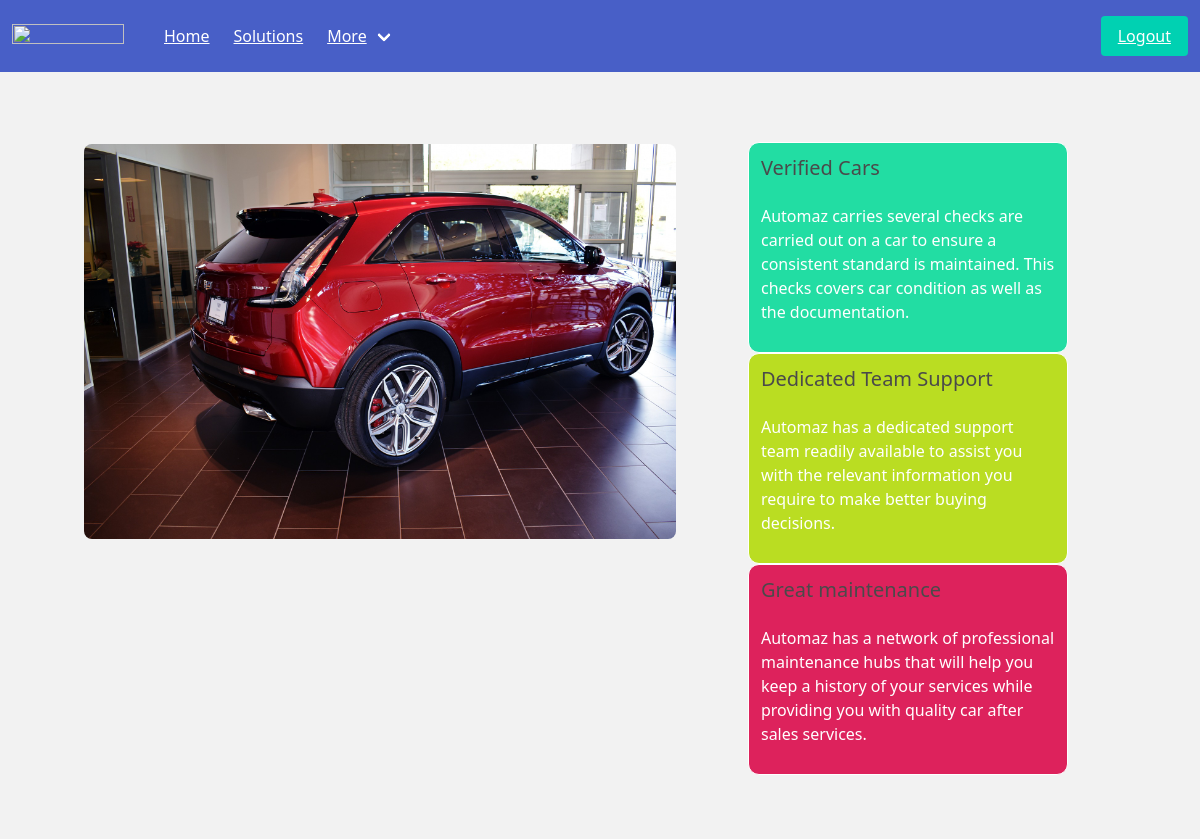
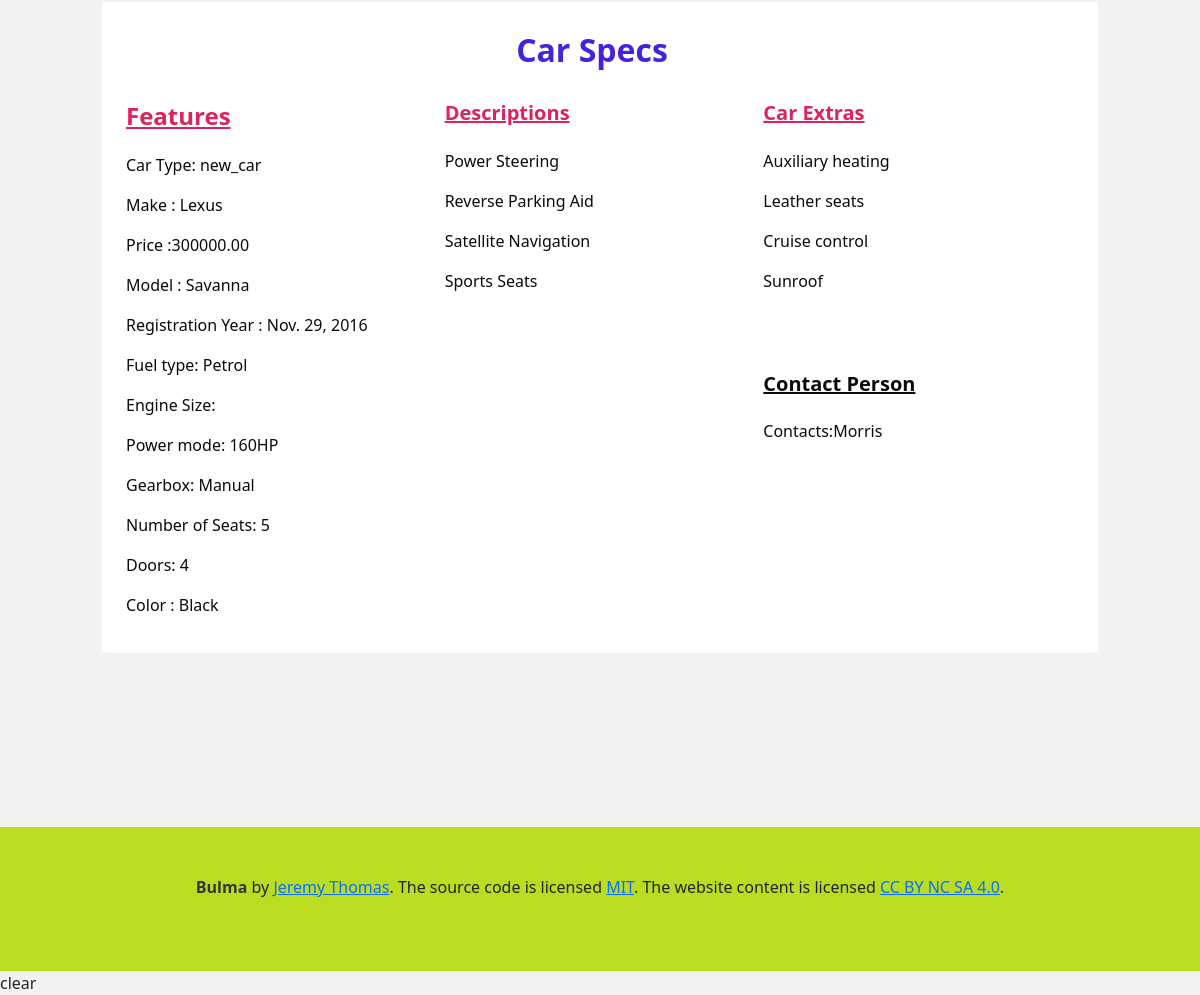
Page /cars/car/1 (signed in) on the committed database (2 pictures, top to bottom).
### car_fleet/models.py (models this page shows, shortened)
class Car(models.Model):
    custom_user = models.ForeignKey(CustomUser, on_delete=models.CASCADE)
    car_image = models.ImageField(upload_to ='motors', default='race.jpg')
    car_category = models.ForeignKey(Category, null=True, on_delete=models.CASCADE)
    make = models.CharField(max_length=255, choices=CAR_MAKES)
    price = models.DecimalField(max_digits=10,decimal_places=2)
    model_type = models.CharField(max_length= 255, choices=CAR_MANUFACTURER)
    release_year = models.DateField(null=True)
    fuel = models.CharField(max_length=255)
    engine_mode_size = models.CharField(max_length=255)
    power = models.CharField(max_length=255)
    gearbox = models.CharField(max_length=255)
    number_of_seats = models.IntegerField()
    doors = models.IntegerField()
    color = models.CharField(max_length=255)
    description = models.ManyToManyField(Description)
    extra =  models.ManyToManyField(CarExtra)
    slug = models.SlugField(null=True)
    contact = models.ForeignKey(Contact,on_delete=models.CASCADE, null=True)
    class Meta:
        ordering = ["-make"]

class Category(models.Model):
    name = models.CharField(max_length=255, choices=CAR_CATEGORY, default='used_car')
    slug = models.SlugField(null=True, unique= True)
    def __str__(self):
        return self.name

class Description(models.Model):
    desc_1 = models.CharField(max_length=255)
    desc_2 = models.CharField(max_length=255)
    desc_3 = models.CharField(max_length=255)
    desc_4 = models.CharField(max_length=255)
    desc_5 = models.CharField(max_length=255)

class CarExtra(models.Model):
    extra_1 = models.CharField(max_length= 30)
    extra_2 = models.CharField(max_length= 30)
    extra_3 = models.CharField(max_length= 30)
    extra_4 = models.CharField(max_length= 30)

class Contact(models.Model):
    dealer_name = models.CharField(max_length=30)
    phone_number = PhoneNumberField()
    def __str__(self):
        return '%s'% (self.dealer_name)

### car_fleet/views.py (the view)
# urls.py: path('car/<int:pk>',CarDetailAccessView.as_view(), name='car'),
class CarDetailAccessView(LoginRequiredMixin, DetailView):
    model = Car
    template_name ='pages/car_detail.html'
    success_url = 'home'

### accounts/templates/pages/car_detail.html
{% extends 'main.html' %}
{% load humanize %}
{% block content %}
<section class='section is-medium'>
  <div class="container is-fullhd">
    <div class="columns">
      <div class="column is-7 is-mobile">
        <figure class="image">
          <img src ="{{object.car_image.url}}" style="border-radius:8px; heigth:50px; width:100%;" />
        </figure>
      </div>
      <div class="column is-auto">
        {% include 'search/extras.html' %}
      </div>
    </div>
  </div>
  <div class="container is-fullhd" style="padding:30px;">
    <div class="notification is-white">
      <h3 class="title is-3" style="text-align:center; padding:10px;color:#4522DD;">Car Specs</h3>
      <div class="columns">
      <div class="column is-4">
        <h4 class="title is-4" style="text-decoration:underline;color:#DD225C;">Features</h4>
        <p>Car Type: {{object.car_category}}</p>
          <p>Make : {{object.make}}</p>
          <p>Price :{{object.price}}</p>
          <p>Model : {{object.model_type}}</p>
          <p>Registration Year : {{object.release_year}}</p>
          <p>Fuel type: {{object.fuel}}</p>
          <p>Engine Size: {{object.engine_mode}}</p>
          <p>Power mode: {{object.power}}</p>
          <p>Gearbox: {{object.gearbox}}</p>
          <p>Number of Seats: {{object.number_of_seats}}</p>
          <p>Doors: {{object.doors}}</p>
          <p>Color : {{object.color}}</p>
      </div>
      <div class="column is-4">
        <h5 class="title is-5" style="text-decoration:underline;color:#DD225C;">Descriptions</h5>
        {% for e in object.description.all %}
           <p>{{e.desc_1}}</p>
           <p>{{e.desc_2}}</p>
           <p>{{e.desc_3}}</p>
           <p>{{e.desc_4}}</p>
          {% endfor%}
      </div>
      <div class="column is-4">
        <h4 class="title is-5" style="text-decoration:underline;color:#DD225C;">Car Extras</h4>
        {% for extras in object.extra.all %}
            <p>{{extras.extra_1}}</p>
            <p>{{extras.extra_2}}</p>
            <p>{{extras.extra_3}}</p>
            <p>{{extras.extra_4}}</p>
          {% endfor%}
          <h4 class="title is-5" style="text-decoration:underline;margin-top:80px;">Contact Person</h4>
           <p>Contacts:{{object.contact}}</p>
      </div>
    </div>
  </div>
</section>
{% endblock content %}

### rows in the picture
Car: car_image (picture), car_category "new_car", make "Lexus", price "300000.00", model_type "Savanna", release_year "Nov. 29, 2016", fuel "Petrol", power "160HP", gearbox "Manual", number_of_seats "5", doors "4", color "Black", contact "Morris"
Description: desc_1 "Power Steering", desc_2 "Reverse Parking Aid", desc_3 "Satellite Navigation", desc_4 "Sports Seats"
CarExtra: extra_1 "Auxiliary heating", extra_2 "Leather seats", extra_3 "Cruise control", extra_4 "Sunroof"
